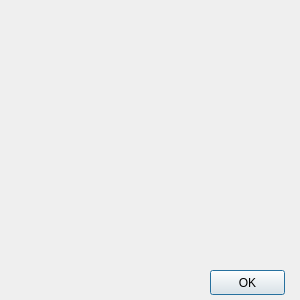
<?xml version="1.0" encoding="UTF-8"?>
<ui version="4.0">
 <class>Matrix</class>
 <widget class="QDialog" name="Matrix">
  <property name="geometry">
   <rect>
    <x>0</x>
    <y>0</y>
    <width>300</width>
    <height>300</height>
   </rect>
  </property>
  <property name="windowTitle">
   <string>Dialog</string>
  </property>
  <widget class="QLabel" name="error">
   <property name="geometry">
    <rect>
     <x>120</x>
     <y>10</y>
     <width>91</width>
     <height>16</height>
    </rect>
   </property>
   <property name="text">
    <string/>
   </property>
  </widget>
  <widget class="QWidget" name="gridLayoutWidget">
   <property name="geometry">
    <rect>
     <x>29</x>
     <y>30</y>
     <width>271</width>
     <height>231</height>
    </rect>
   </property>
   <layout class="QGridLayout" name="matrix">
    <property name="sizeConstraint">
     <enum>QLayout::SetMinAndMaxSize</enum>
    </property>
   </layout>
  </widget>
  <widget class="QPushButton" name="OKPushButton">
   <property name="geometry">
    <rect>
     <x>210</x>
     <y>270</y>
     <width>75</width>
     <height>25</height>
    </rect>
   </property>
   <property name="text">
    <string>OK</string>
   </property>
  </widget>
 </widget>
 <resources/>
 <connections/>
</ui>
